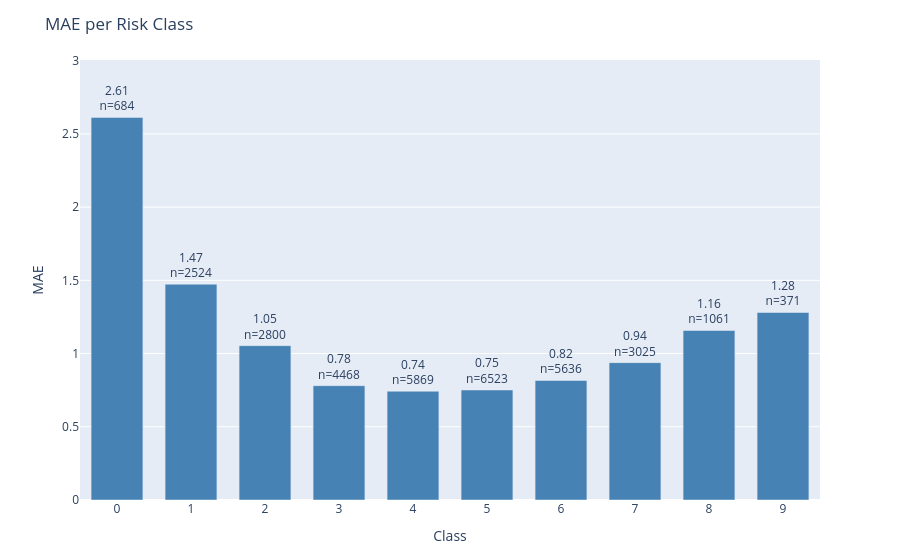

This figure's notebook cell:
### Code cell
plot_error_by_group(
    df=results_test,
    y_true_col='actual',
    y_pred_col='prediction',
    group_by='class',
    metric='mae',
    title='MAE per Risk Class'
)

### Figure 1 — Plotly figure (JSON) as saved in the notebook; plotly's stock layout.template omitted (floating-point values rounded to 4 significant figures)
{"data": [{"marker": {"color": "steelblue"}, "text": ["2.61<br>n=684", "1.47<br>n=2524", "1.05<br>n=2800", "0.78<br>n=4468", "0.74<br>n=5869", "0.75<br>n=6523", "0.82<br>n=5636", "0.94<br>n=3025", "1.16<br>n=1061", "1.28<br>n=371"], "textposition": "outside", "type": "bar", "x": ["0", "1", "2", "3", "4", "5", "6", "7", "8", "9"], "y": [2.613, 1.473, 1.054, 0.7807, 0.7427, 0.7512, 0.8162, 0.9379, 1.157, 1.28]}], "layout": {"bargap": 0.3, "margin": {"b": 60, "t": 60}, "title": {"text": "MAE per Risk Class"}, "uniformtext": {"minsize": 8, "mode": "hide"}, "xaxis": {"title": {"text": "Class"}}, "yaxis": {"range": [0, 3.004], "title": {"text": "MAE"}}}}
